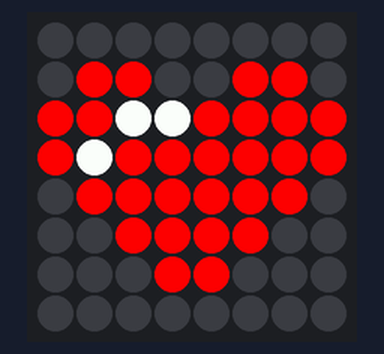
This program was run on a simulated Raspberry Pi (BCM pin numbers) with a Sense HAT. On the bench: the Sense HAT's 8×8 RGB LED matrix.

Above: at 0.24 s.
At 0.67 s:
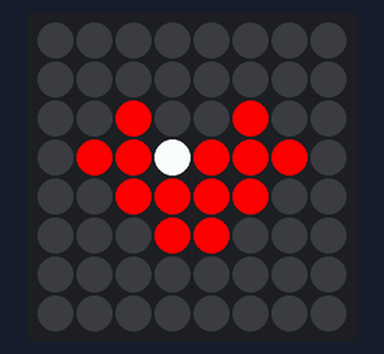

The program:

Heart.py
```python
from sense_hat import SenseHat
import time

sense = SenseHat()

r = [255,0,0]
w = [255,255,255]
e = [0,0,0]

image = [
    e,e,e,e,e,e,e,e,
    e,r,r,e,e,r,r,e,
    r,r,w,w,r,r,r,r,
    r,w,r,r,r,r,r,r,
    e,r,r,r,r,r,r,e,
    e,e,r,r,r,r,e,e,
    e,e,e,r,r,e,e,e,
    e,e,e,e,e,e,e,e,
    ]

image2 = [
    e,e,e,e,e,e,e,e,
    e,e,e,e,e,e,e,e,
    e,e,r,e,e,r,e,e,
    e,r,r,w,r,r,r,e,
    e,e,r,r,r,r,e,e,
    e,e,e,r,r,e,e,e,
    e,e,e,e,e,e,e,e,
    e,e,e,e,e,e,e,e,
    ]

while True:
    sense.set_pixels(image)
    time.sleep(0.45)
    sense.set_pixels(image2)
    time.sleep(0.40)
```

Measured:
- what the display in image 1 shows lasts 0.4 s, from 0.5 s to 0.9 s
